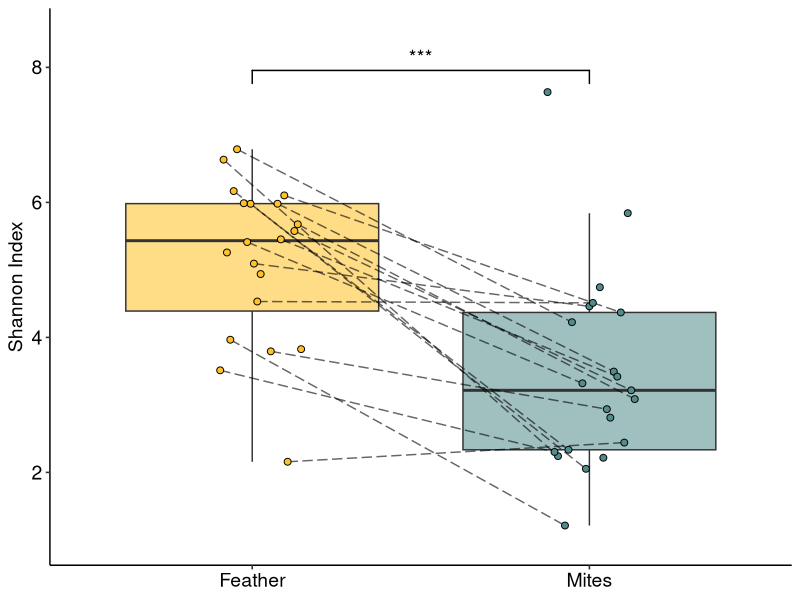
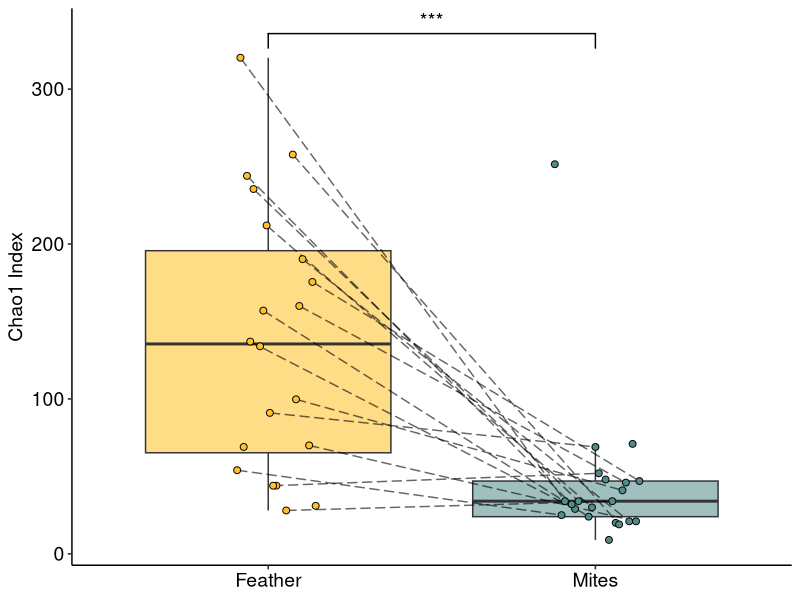
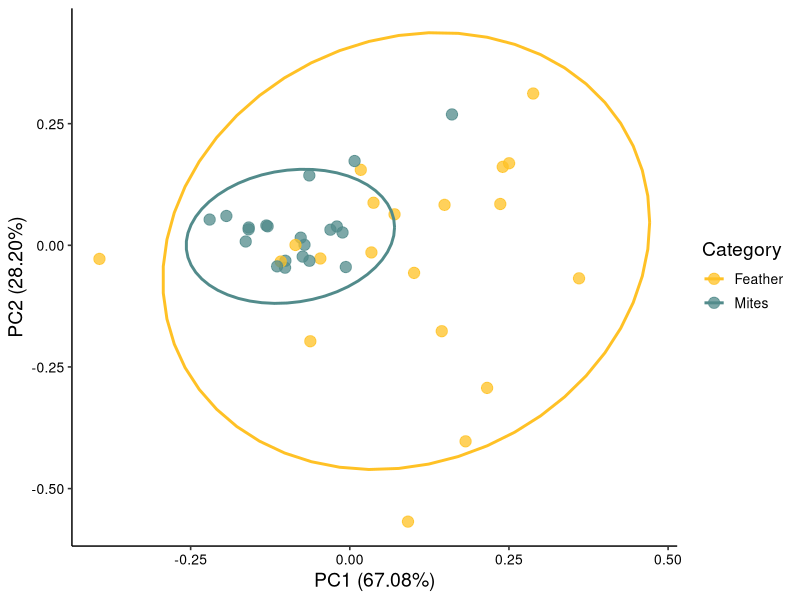
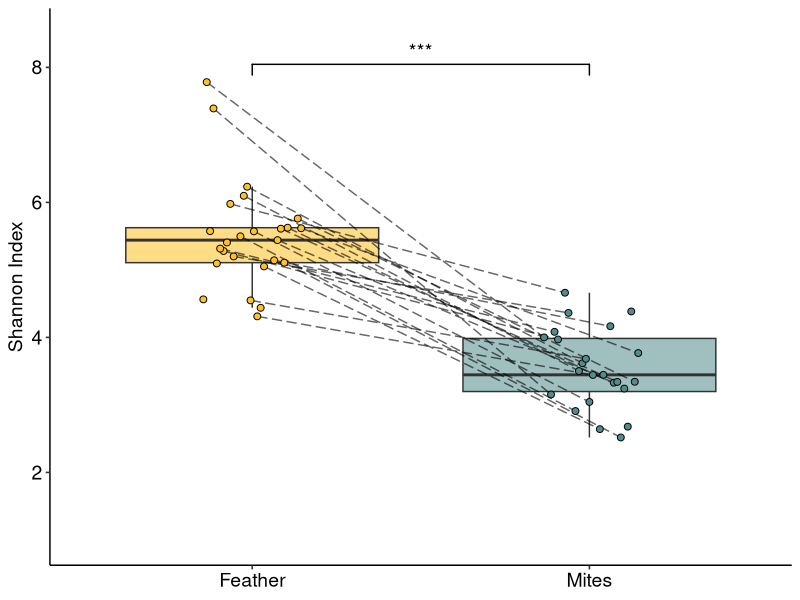
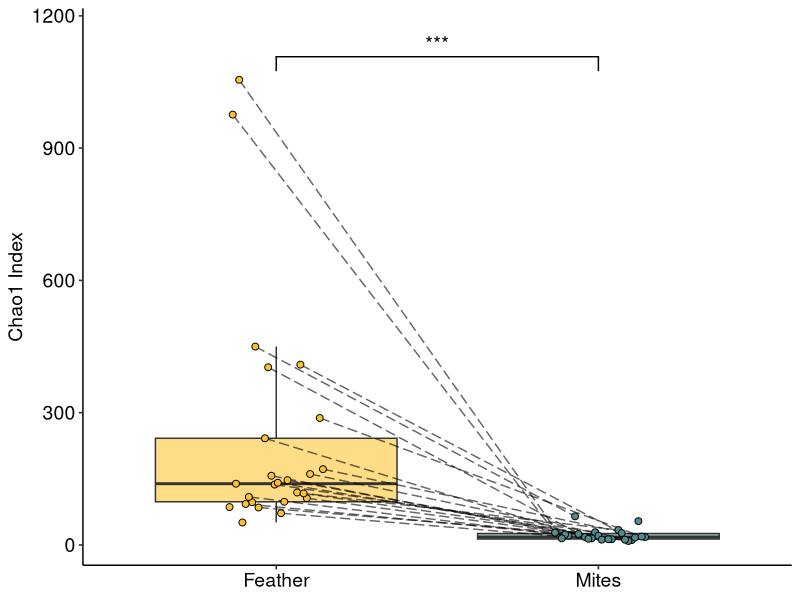
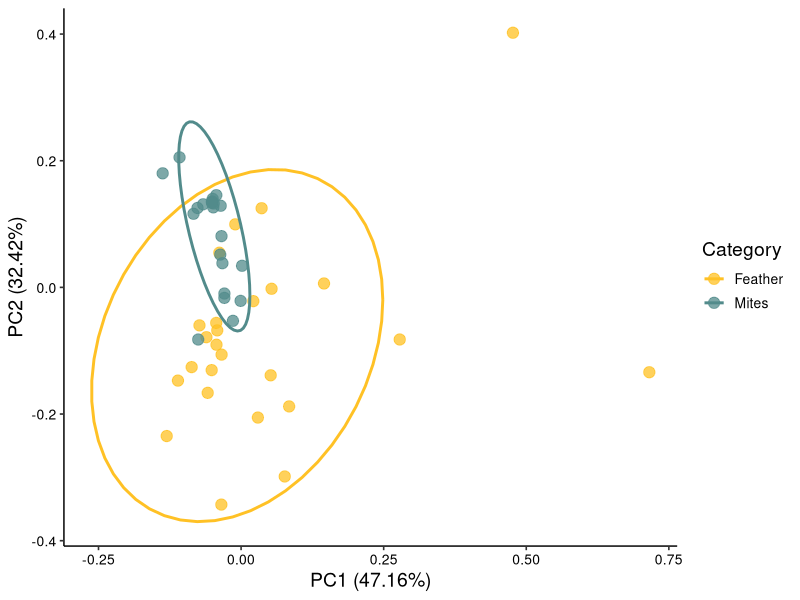
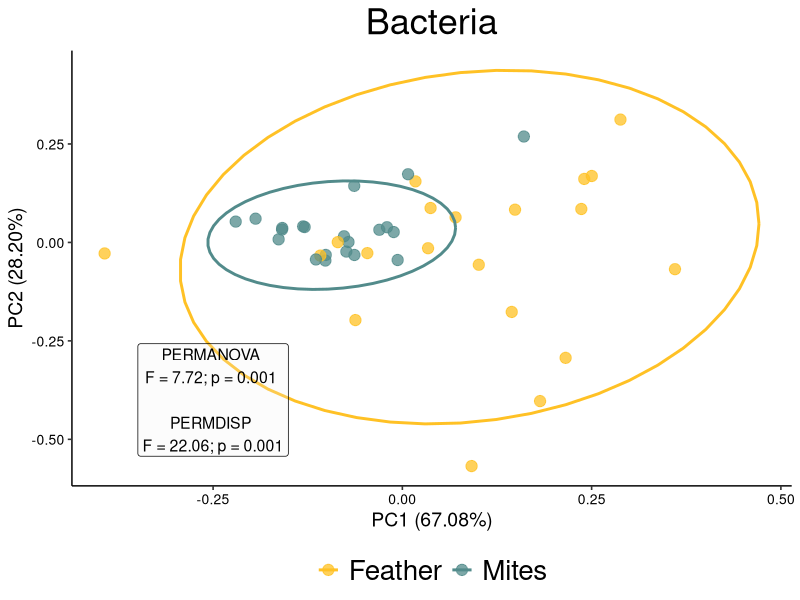
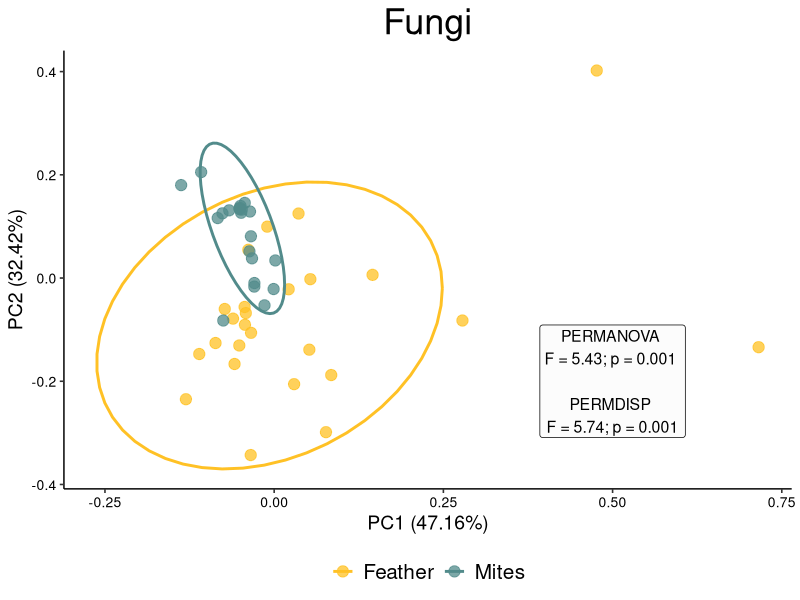

Source code (R) for these figures, in order:
# Combine plots from `Plotting_16S.R` and `Plotting_ITS.R` using 500 cutoff (main figures)


library(ggplot2) # 3.4.2
library(RColorBrewer) # 1.1-3
library(ggthemes) # 4.2.4
library(ggpubr) # 0.6.0
library(ggsignif) # 0.6.4
library(dplyr) # 1.1.2
library(tidyr) # 1.3.0
library(lmerTest) # 3.1-3

setwd("~/Desktop/Alix/20220523_16S/AHPCC/01_qiime_20221004/08_R/")


## 1.1 Read in data and view, subset as needed #####
db_500 <- read.csv(file = "Plotting_16S_ITS_combos_500_data.csv", sep = ",")
# str(db_500)

## 1.2 reformat columns #####

# first take care of the chr->numeric
db_500[,c(6:13)] <- sapply(db_500[,c(6:13)],as.numeric)
# then take care of the chr->factor
db_500[sapply(db_500,is.character)] <- lapply(db_500[sapply(db_500, is.character)], as.factor)

## 1.3 Subsetting #####
### 1.3.1 biological samples ######

biological_db<-subset(db_500, bio_or_control !="control")
# str(biological_db)
levels(biological_db$bio_or_control) # controls still there
biological_db$bio_or_control <- factor(biological_db$bio_or_control) # factor it again
levels(biological_db$bio_or_control) # controls gone












# 16S Shannon
shannon_500_jitter_16s<-
  ggplot(biological_db, aes(y=shannon_500_16s, x = category_broad, fill = category_broad)) +
  geom_boxplot(outlier.shape=NA, aes(alpha = 0.6)) +
  geom_line(aes(group = bird_id), alpha = 0.6, linetype = "longdash", position = position_dodge(0.3)) +
  geom_point(aes(fill = category_broad, group = bird_id), size = 2, shape = 21, position = position_dodge(0.3)) +
  theme_pubr() +
  theme(legend.position = "none", 
        axis.title.x = element_blank(),
        axis.text.x = element_text(size=14),
        axis.title.y = element_text(size=14),
        axis.text.y = element_text(size=14)) +
  scale_fill_manual(values=c("goldenrod1", "darkslategray4")) +
  scale_x_discrete(labels = c("Feather", "Mites")) +
  scale_y_continuous(limits = c(1,8.5),
                     breaks=seq(2,8, by = 2)) +
  ylab("Shannon Index") +
  geom_signif(comparisons = list(c("feather","mites")), 
              map_signif_level=TRUE,
              textsize = 5)

shannon_500_jitter_16s

ggsave("./figures/20230903/shannon_500_jitter_16s.pdf", device=cairo_pdf)





# 16S chao
chao_500_16s_jitter<-
  ggplot(biological_db, aes(y=chao_500_16s, x = category_broad, fill = category_broad)) +
  geom_boxplot(outlier.shape=NA, aes(alpha = 0.6)) +
  geom_line(aes(group = bird_id), alpha = 0.6, linetype = "longdash", position = position_dodge(0.3)) +
  geom_point(aes(fill = category_broad, group = bird_id), size = 2, shape = 21, position = position_dodge(0.3)) +
  theme_pubr() +
  theme(legend.position = "none", 
        axis.title.x = element_blank(),
        axis.text.x = element_text(size=14),
        axis.title.y = element_text(size=14),
        axis.text.y = element_text(size = 14)) +
  scale_fill_manual(values=c("goldenrod1", "darkslategray4")) +
  scale_x_discrete(labels = c("Feather", "Mites")) +
  ylab("Chao1 Index") +
  geom_signif(comparisons = list(c("feather","mites")), 
              map_signif_level=TRUE,
              textsize = 5)

chao_500_16s_jitter

ggsave("./figures/20230903/chao_500_16s_jitter.pdf", device=cairo_pdf)



# 16S RPCA 500
rpca500_pc1_pc2_16S<-
  ggplot(biological_db, aes(y=RPCA_pc2_500_16S, x = RPCA_pc1_500_16S, color = category_broad)) +
  geom_point(size = 3.5, alpha = 0.75) +
  theme_pubr() +
  theme(legend.position = "right",
        axis.title.y = element_text(size = 14),
        axis.title.x = element_text(size = 14),
        legend.title = element_text(size = 14),
        axis.text.x = element_text(size = 10),
        axis.text.y = element_text(size = 10),
        legend.text = element_text(size = 10)) +
  scale_color_manual(values=c("goldenrod1", "darkslategray4"), name = "Category", labels=c("Feather", "Mites")) +
  ylab("PC2 (28.20%)") +
  xlab("PC1 (67.08%)") +
  stat_ellipse(linewidth = 1)

rpca500_pc1_pc2_16S

ggsave("./figures/20230903/rpca500_pc1_pc2_16S.pdf", device=cairo_pdf)





# ITS Shannon
shannon_500_its_jitter<-
  ggplot(biological_db, aes(y=shannon_500_its, x = category_broad, fill = category_broad)) +
  geom_boxplot(outlier.shape=NA, aes(alpha = 0.6)) +
  geom_line(aes(group = bird_id), alpha = 0.6, linetype = "longdash", position = position_dodge(0.3)) +
  geom_point(aes(fill = category_broad, group = bird_id), size = 2, shape = 21, position = position_dodge(0.3)) +
  theme_pubr() +
  theme(legend.position = "none", 
        axis.title.x = element_blank(),
        axis.text.x = element_text(size=14),
        axis.title.y = element_text(size=14),
        axis.text.y = element_text(size=14)) +
  scale_fill_manual(values=c("goldenrod1", "darkslategray4")) +
  scale_x_discrete(labels = c("Feather", "Mites")) +
  scale_y_continuous(limits = c(1,8.5),
                     breaks=seq(2,8, by = 2)) +
  ylab("Shannon Index") +
  geom_signif(comparisons = list(c("feather","mites")), 
              map_signif_level=TRUE,
              textsize = 5)

shannon_500_its_jitter

ggsave("./figures/20230903/shannon_500_its_jitter.pdf", device=cairo_pdf)






# ITS chao1
chao_500_its_jitter<-
  ggplot(biological_db, aes(y=chao_500_its, x = category_broad, fill = category_broad)) +
  geom_boxplot(outlier.shape=NA, aes(alpha = 0.6)) +
  geom_line(aes(group = bird_id), alpha = 0.6, linetype = "longdash", position = position_dodge(0.3)) +
  geom_point(aes(fill = category_broad, group = bird_id), size = 2, shape = 21, position = position_dodge(0.3)) +
  theme_pubr() +
  theme(legend.position = "none", 
        axis.title.x = element_blank(),
        axis.text.x = element_text(size=14),
        axis.title.y = element_text(size=14),
        axis.text.y = element_text(size = 14)) +
  scale_fill_manual(values=c("goldenrod1", "darkslategray4")) +
  scale_x_discrete(labels = c("Feather", "Mites")) +
  ylab("Chao1 Index") +
  scale_y_continuous(expand = expansion(mult = c(0.05, 0.10))) +
  geom_signif(comparisons = list(c("feather","mites")), 
              map_signif_level=TRUE,
              textsize = 5)

chao_500_its_jitter

ggsave("./figures/20230903/chao_500_its_jitter.pdf", device=cairo_pdf)






# ITS RPCA 500
rpca500_pc1_pc2_its<-
  ggplot(biological_db, aes(y=RPCA_pc2_500_its, x = RPCA_pc1_500_its, color = category_broad)) +
  geom_point(size = 3.5, alpha = 0.75) +
  theme_pubr() +
  theme(legend.position = "right",
        axis.title.y = element_text(size = 14),
        axis.title.x = element_text(size = 14),
        legend.title = element_text(size = 14),
        axis.text.x = element_text(size = 10),
        axis.text.y = element_text(size = 10),
        legend.text = element_text(size = 10)) +
  scale_color_manual(values=c("goldenrod1", "darkslategray4"), name = "Category", labels=c("Feather", "Mites")) +
  ylab("PC2 (32.42%)") +
  xlab("PC1 (47.16%)") +
  stat_ellipse(linewidth = 1)

rpca500_pc1_pc2_its

ggsave("./figures/20230903/rpca500_pc1_pc2_its.pdf", device=cairo_pdf)






# fix 'em up a little


####  chao1
chao_500_16s_jitter_combo <- chao_500_16s_jitter +
  theme(axis.title.x=element_blank(),
        axis.ticks.x=element_blank(),
        axis.title.y=element_text(size=18))


chao_500_its_jitter_combo <- chao_500_its_jitter +
  theme(axis.title.x=element_blank(),
        axis.ticks.x=element_blank(),
        axis.title.y=element_blank())


#### shannon

shannon_500_16s_jitter_combo <- shannon_500_jitter_16s +
  theme(axis.title.x=element_blank(),
        axis.text.x=element_blank(),
        axis.ticks.x=element_blank(),
        axis.title.y=element_text(size=18))+
  ggtitle("Bacteria") +
  theme(plot.title = element_text(hjust = 0.5, size = 26))




shannon_500_its_jitter_combo <- shannon_500_its_jitter +
  theme(axis.title.x=element_blank(),
        axis.text.x=element_blank(),
        axis.ticks.x=element_blank(),
        axis.title.y=element_blank()) +
  ggtitle("Fungi") +
  theme(plot.title = element_text(hjust = 0.5, size = 26))













#### rpca ####
rpca500_pc1_pc2_16S_combo <- rpca500_pc1_pc2_16S +
  annotate("label", x=-0.25, y = -0.40, label = "PERMANOVA \nF = 7.72; p = 0.001 \n\nPERMDISP \nF = 22.06; p = 0.001", size = 4, col = "black", fill = "gray95", alpha = 0.2) +
  theme(legend.position = "bottom",
        legend.title = element_blank(),
        legend.text = element_text(size = 20),
        legend.background = element_blank()) +
  ggtitle("Bacteria") +
  theme(plot.title = element_text(hjust = 0.5, size = 26))

rpca500_pc1_pc2_16S_combo




rpca500_pc1_pc2_its_combo <- rpca500_pc1_pc2_its +
  annotate("label", x=0.50, y = -0.2, label = "PERMANOVA \nF = 5.43; p = 0.001 \n\nPERMDISP \nF = 5.74; p = 0.001", size = 4, col = "black", fill = "gray95", alpha = 0.2) +
  theme(legend.position = "bottom",
        legend.title = element_blank(),
        legend.text = element_text(size = 15),
        legend.background = element_blank()) +
  ggtitle("Fungi") +
  theme(plot.title = element_text(hjust = 0.5, size = 26))

rpca500_pc1_pc2_its_combo





# alpha - shannon and chao only
ggarrange(
  shannon_500_16s_jitter_combo,
  shannon_500_its_jitter_combo,
  chao_500_16s_jitter_combo,
  chao_500_its_jitter_combo,
  align = "hv",
  labels = "AUTO",
  font.label = list(size = 22),
  ncol = 2,
  nrow = 2)

# save as 10x10 portrait






# RPCA 500 - arrange 'em
ggarrange(
  rpca500_pc1_pc2_16S_combo,
  rpca500_pc1_pc2_its_combo,
  align = "hv",
  labels = "AUTO",
  font.label = list(size = 22),
  ncol = 2,
  nrow = 1,
  common.legend = TRUE, legend = 'bottom')

# save as 5 x 10 landscape
